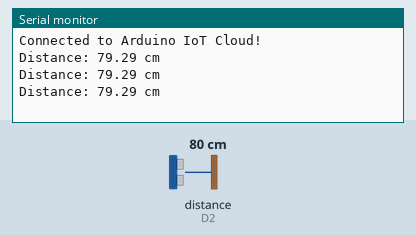
Bench run of a sketch on a simulated Arduino MKR. Shown: the last lines printed to the serial monitor. Wiring (inferred from the names in the program): ultrasonic range finder: trigger D3; echo D2. Inputs (shaded band) come from the test bench; at power-on: distance to the obstacle (sensor on D2) 80 cm. The echo pulse lasts 58.3 µs per cm; WiFi joins after 1.5 s; servers stay silent unless stated.

Above: at 2.7 s.
2.8 s: distance to the obstacle (sensor on D2) set to 12 cm
At 3.4 s:
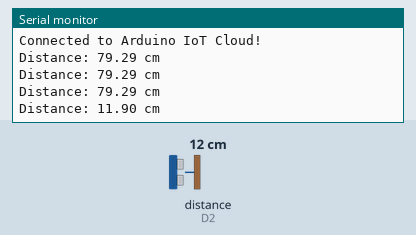
4.3 s: distance to the obstacle (sensor on D2) set to 9 cm
At 4.9 s:
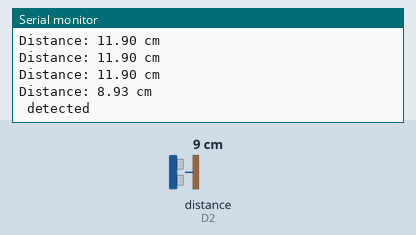
Timing chart, 0 to 7.3 s (numbered marks = the images above; inputs shaded):
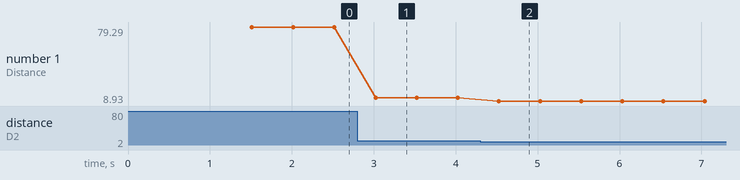

The sketch:

new.ino
```cpp
#include "thingProperties.h"  // Required for Arduino IoT Cloud integration
#define TRIG_PIN 3  // Ultrasonic sensor trigger pin
#define ECHO_PIN 2  // Ultrasonic sensor echo pin
// Variables to store sensor readings
float distanceCM = 0;
bool objectDetected = false;
void setup() {
    Serial.begin(115200);
    pinMode(TRIG_PIN, OUTPUT);
    pinMode(ECHO_PIN, INPUT);
    // Initialize Arduino IoT Cloud
    initProperties();
    ArduinoCloud.begin(ArduinoIoTPreferredConnection);
    // Wait for cloud connection
    while (!ArduinoCloud.connected()) {
        ArduinoCloud.update();
        delay(500);
    }
    Serial.println("Connected to Arduino IoT Cloud!");
}
void loop() {
    ArduinoCloud.update();  // Update cloud variables
    distanceCM = getUltrasonicDistance();
    Serial.print("Distance: ");
    Serial.print(distanceCM);
    Serial.println(" cm");
    // If object is too close (<10 cm), trigger alarm
    if (distanceCM < 10) {
        objectDetected = true;
        Serial.println(" detected");
    } else {
        objectDetected = false;
    }
    delay(500);  // Update rate
}
// Function to measure distance using Ultrasonic Sensor
float getUltrasonicDistance() {
    digitalWrite(TRIG_PIN, LOW);
    delayMicroseconds(2);
    digitalWrite(TRIG_PIN, HIGH);
    delayMicroseconds(10);
    digitalWrite(TRIG_PIN, LOW);

    long duration = pulseIn(ECHO_PIN, HIGH);
    return duration * 0.034 / 2;  // Convert to cm
}
```

thingProperties.h
```cpp
#include <ArduinoIoTCloud.h>
#include <Arduino_ConnectionHandler.h>

const char SSID[]     = "DESKTOP";    // Network SSID (name)
const char PASS[]     = "sehajgaba";    // Network password (use for WPA, or use as key for WEP)

void onDistanceChange();
void onAlarmChange();

float distance;
bool alarm;
void onDistanceChange() {
    Serial.println("Distance value updated in the IoT Cloud.");

}

void onAlarmChange() {
    Serial.println("Alarm status updated in the IoT Cloud.");

}

void initProperties(){

  ArduinoCloud.addProperty(distance, READWRITE, ON_CHANGE, onDistanceChange);
  ArduinoCloud.addProperty(alarm, READWRITE, ON_CHANGE, onAlarmChange);


}

WiFiConnectionHandler ArduinoIoTPreferredConnection(SSID, PASS);
```

Measured:
- the behaviour switches between 11 and 10 cm on distance to the obstacle (sensor on D2) (found by bisection; images 1 and 2)
- after the input at 2.8 s, the serial monitor: prints a new line after 0.22 s (image 1)
- after the input at 4.3 s, the serial monitor: prints a new line after 0.23 s (image 2)
- plotted number 1: 79.29 → 11.9 after the input at 2.8 s, 11.9 → 8.93 after the input at 4.3 s
